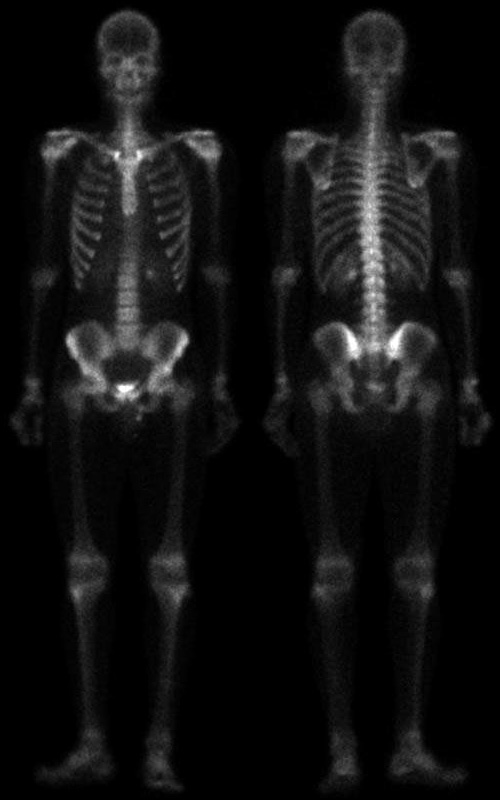
#> input picture Алгоритмы и методы для реализации компьютерного зрения в робототехнике/pz3/images/Fig0343.tif, 500 x 800 px
$ python 4.py
#> lines starting #> are read from the running program, lines starting #| are printed output that depends on the picture
import cv2
import numpy as np
import matplotlib.pyplot as plt

# Путь к изображению
image_path = 'images/Fig0343.tif'

# Загрузка изображения
image = cv2.imread(image_path, cv2.IMREAD_GRAYSCALE)
#> image is the input picture: shape (800, 500); min 0, max 255, mean 17.2
image = image.astype('double')

for i in image:
    i /= 255

# Размер маски фильтра и коэффициенты усиления высокочастотной составляющей
mask_size = 5  # Размер маски фильтра
gains = [2, 5, 0.5]  # Значения коэффициента усиления высокочастотной составляющей

kernel = np.array([[1/9, 1/9, 1/9], [1/9, 1/9, 1/9], [1/9, 1/9, 1/9]])

fig, axs = plt.subplots(len(gains) + 1, 1, figsize=(4, 12))

# Отображение исходного изображения
axs[0].imshow(image, cmap='gray')
axs[0].set_title('Исходное изображение')

for i, gain in enumerate(gains):
    # Применение усредняющего фильтра
    blur = cv2.filter2D(image, -1, kernel)

    # Получение высокочастотной составляющей
    high_freq = image - blur

    # Повышение резкости изображения
    sharpened = image + gain * high_freq

    axs[i+1].imshow(sharpened, cmap='gray')
    axs[i+1].set_title(f'Gain = {gain}')
#> this loop made 3 passes
#> pass 1, `high_freq = image - blur`:
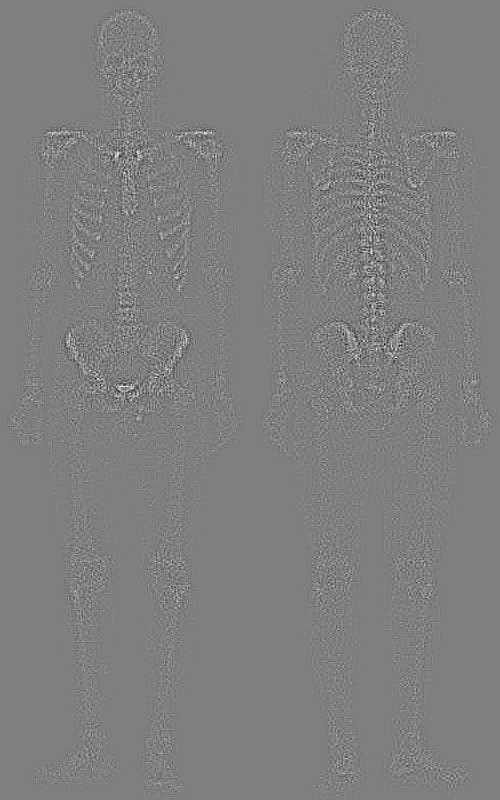
#> high_freq: shape (800, 500) float64; min -0.0906, max 0.0906, mean -9.15e-08; drawn with min black and max white
#> pass 2, `sharpened = image + gain * high_freq`:
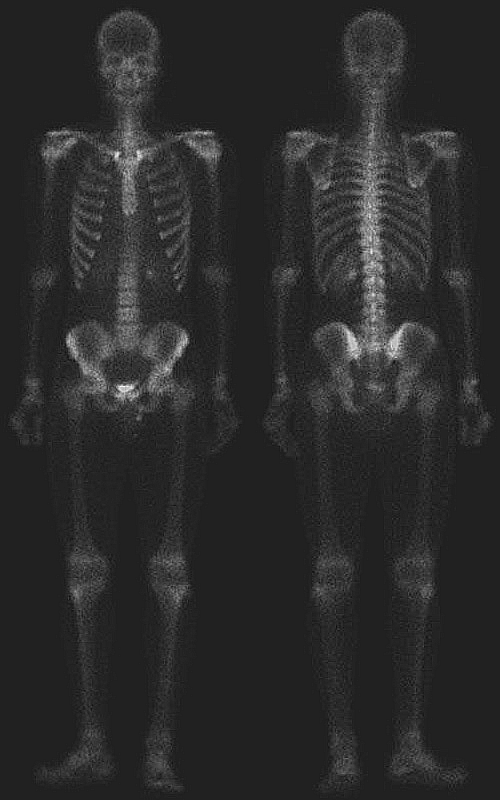
#> sharpened: shape (800, 500) float64; min -0.216, max 1.44, mean 0.0675; drawn with min black and max white
plt.tight_layout()
plt.show()
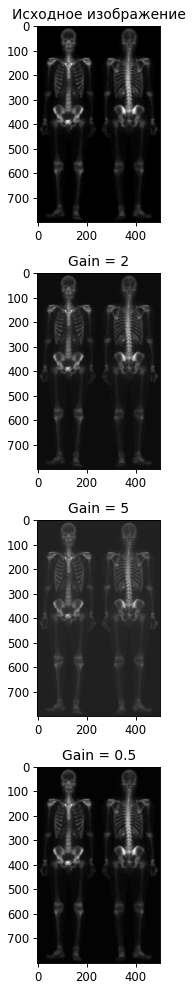
#> figure drawn by matplotlib, 4 panels

$ run again, with Алгоритмы и методы для реализации компьютерного зрения в робототехнике/pz3/images/Fig0107.tif copied over Алгоритмы и методы для реализации компьютерного зрения в робототехнике/pz3/images/Fig0343.tif
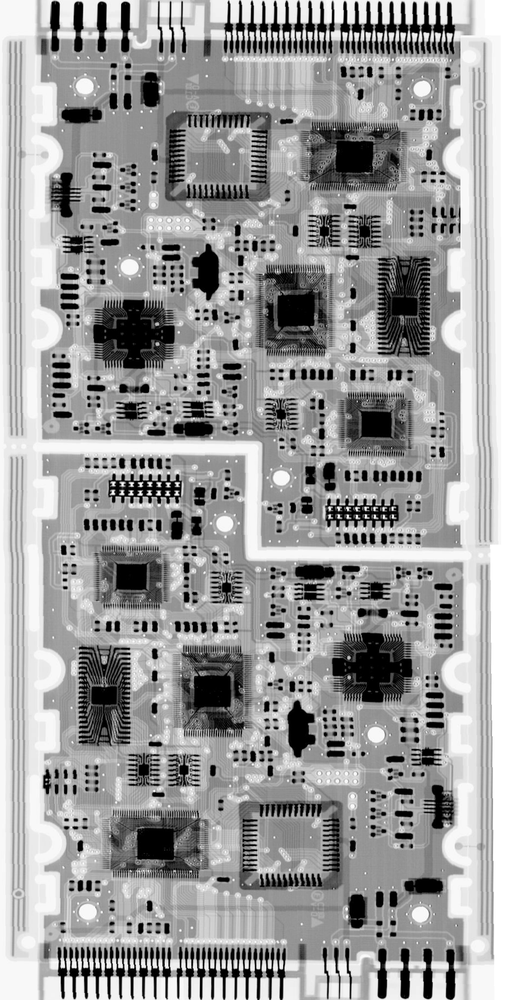
#> input picture Алгоритмы и методы для реализации компьютерного зрения в робототехнике/pz3/images/Fig0107.tif, 505 x 1000 px, shrunk from 929 x 1838 before the run
#> image is the input picture: shape (1000, 505); min 0, max 255, mean 154.1
#> the loop `for i, gain in enumerate(gains):` made 3 passes
#> pass 1, `sharpened = image + gain * high_freq`:
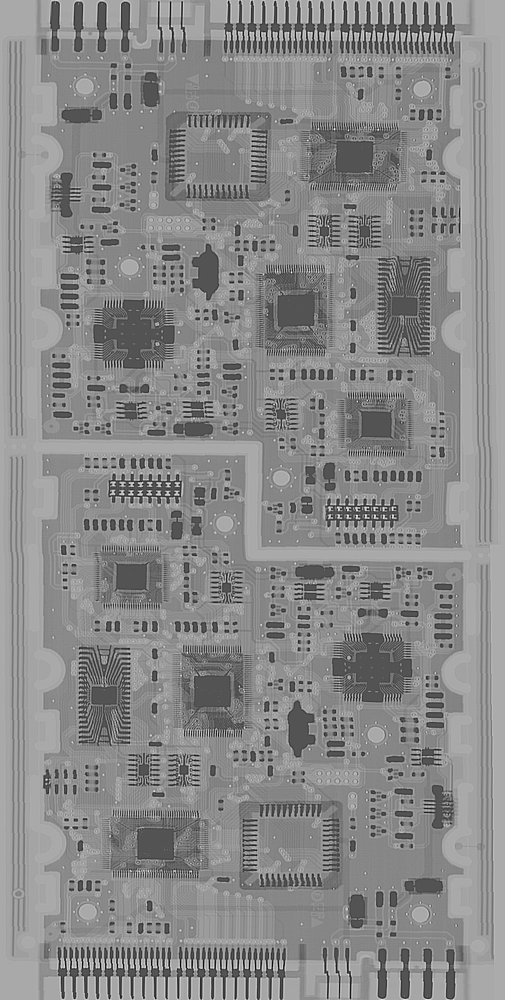
#> sharpened: shape (1000, 505) float64; min -0.949, max 1.95, mean 0.605; drawn with min black and max white
#> `plt.show()`:
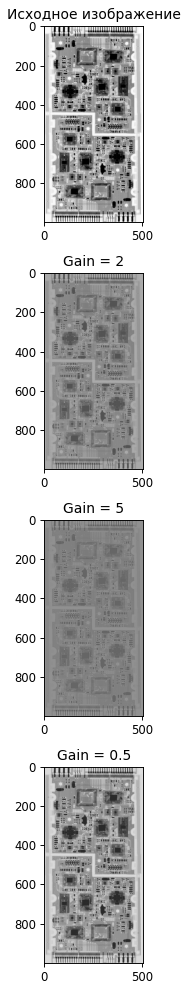
#> figure drawn by matplotlib, 4 panels

$ run again, with Алгоритмы и методы для реализации компьютерного зрения в робототехнике/pz3/images/Fig0335.tif copied over Алгоритмы и методы для реализации компьютерного зрения в робототехнике/pz3/images/Fig0343.tif
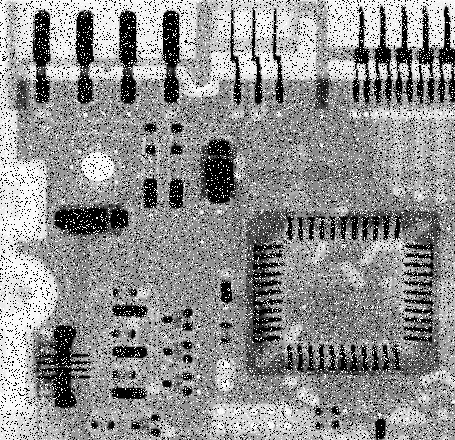
#> input picture Алгоритмы и методы для реализации компьютерного зрения в робототехнике/pz3/images/Fig0335.tif, 455 x 440 px
#> image is the input picture: shape (440, 455); min 0, max 255, mean 144.1
#> the loop `for i, gain in enumerate(gains):` made 3 passes
#> pass 1, `sharpened = image + gain * high_freq`:
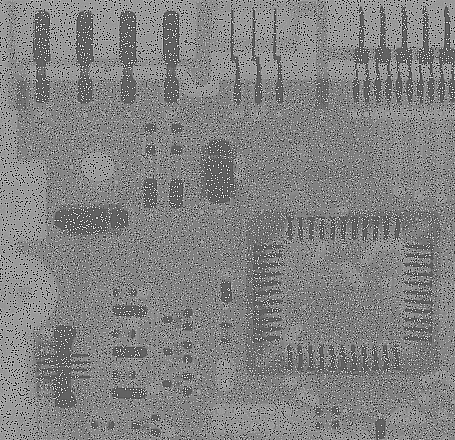
#> sharpened: shape (440, 455) float64; min -1.75, max 2.78, mean 0.565; drawn with min black and max white
#> `plt.show()`:
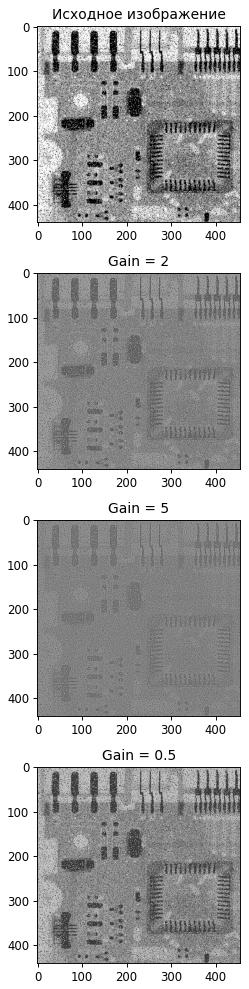
#> figure drawn by matplotlib, 4 panels
